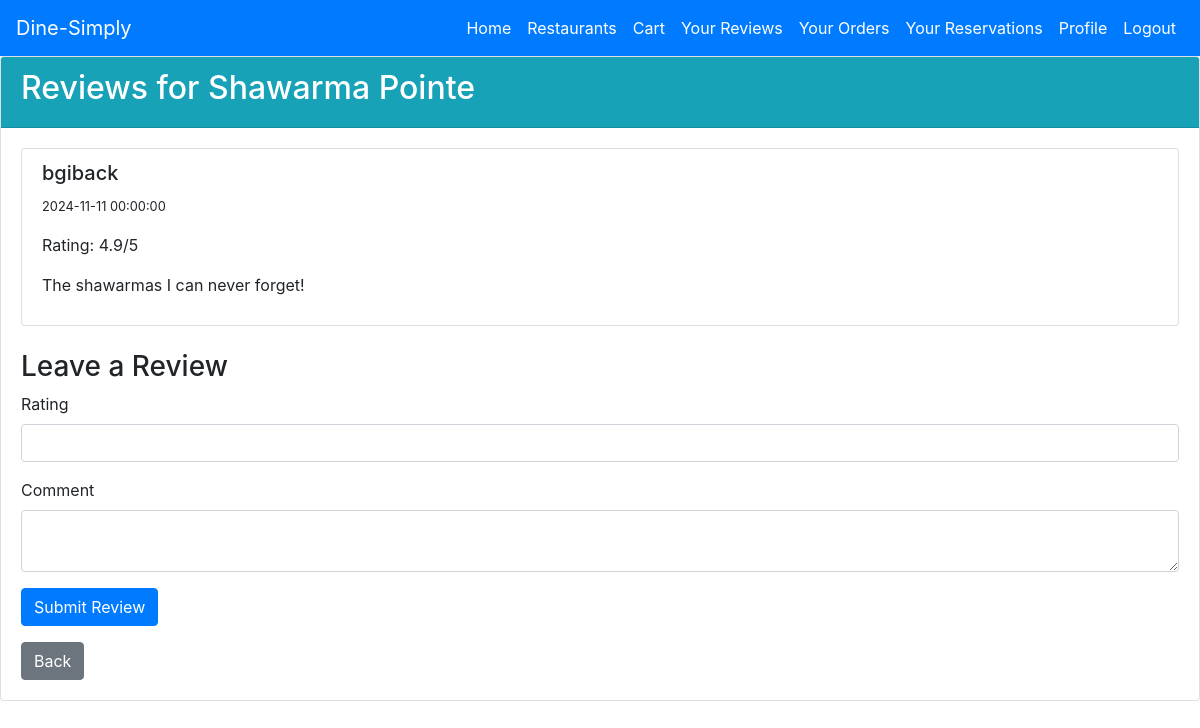
The app's page /restaurant/5/reviews (signed in), older data.
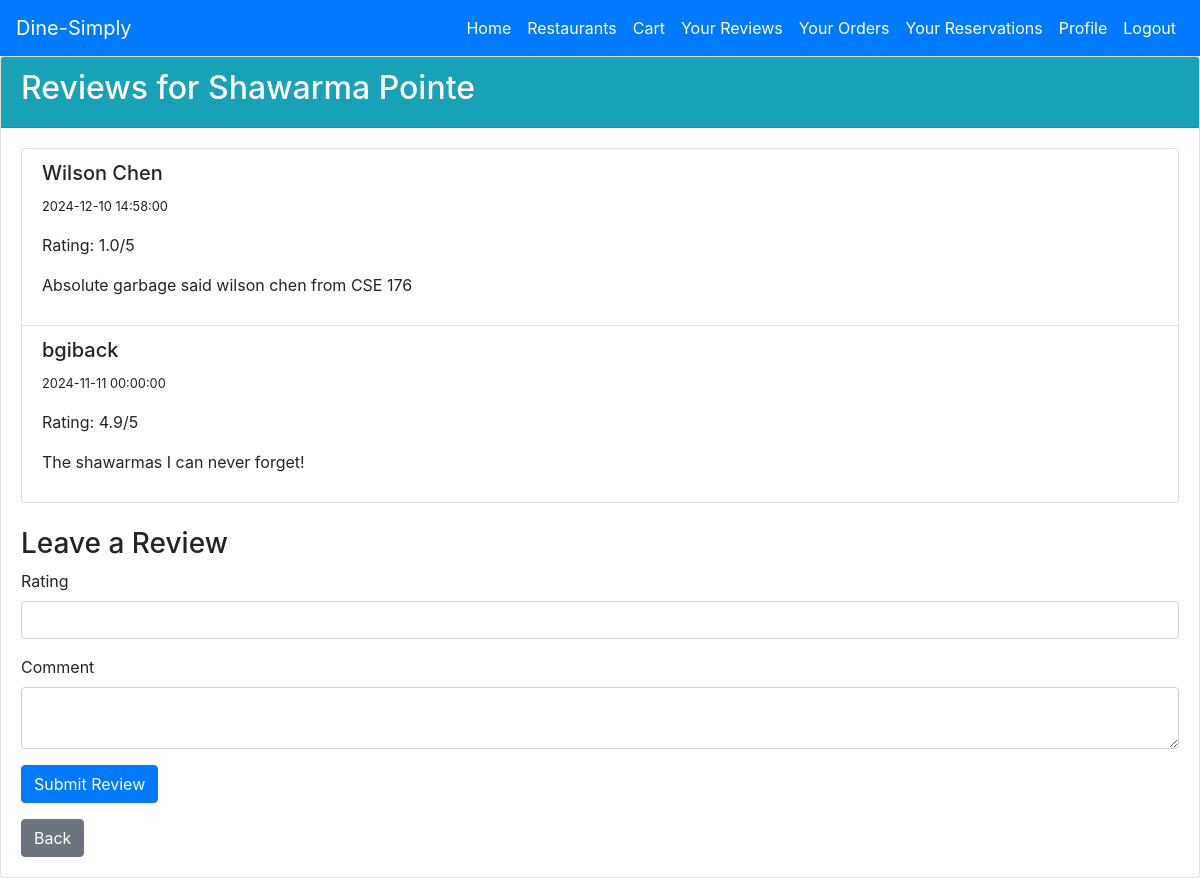
The same page, newer data.
### tables this page shows
CREATE TABLE Review (
    ReviewID INTEGER PRIMARY KEY AUTOINCREMENT,
    UserID INT,
    RestaurantID INT,
    Rating DOUBLE,
    Comment TEXT,
    DatePosted DATETIME,
    FOREIGN KEY (UserID) REFERENCES User(UserID),
    FOREIGN KEY (RestaurantID) REFERENCES Restaurant(RestaurantID)
);

CREATE TABLE User (
    UserID INTEGER PRIMARY KEY AUTOINCREMENT,
    Name VARCHAR(100),
    Email VARCHAR(100) UNIQUE,
    Password VARCHAR(100),
    Phone VARCHAR(15),
    Location VARCHAR(255),
    Longitude DOUBLE, 
    Latitude DOUBLE,
    Role VARCHAR(50) DEFAULT 'customer', -- 'customer', 'restaurant_admin', 'super_admin'
    ManagedRestaurantID INT,
    FOREIGN KEY (ManagedRestaurantID) REFERENCES Restaurant(RestaurantID)
);

### app.py (the view, shortened to what this page needs)
@app.route('/restaurant/<int:restaurant_id>/reviews', methods=['GET', 'POST'])
@login_required
def review(restaurant_id):
    form = ReviewForm()
    conn = get_db_connection()
    restaurant = conn.execute('SELECT * FROM Restaurant WHERE RestaurantID = ?', (restaurant_id,)).fetchone()
    if not restaurant:
        conn.close()
        flash("Restaurant not found.", 'danger')
        return redirect(url_for('restaurants'))
    reviews = conn.execute('''
        SELECT Review.*, User.Name FROM Review
        JOIN User ON Review.UserID = User.UserID
        WHERE Review.RestaurantID = ?
        ORDER BY datetime(DatePosted) DESC
    ''', (restaurant_id,)).fetchall()
    conn.close()
    return render_template('review.html', form=form, restaurant=restaurant, reviews=reviews)

### forms.py
class ReviewForm(FlaskForm):
    rating = DecimalField(
        'Rating', validators=[DataRequired(), NumberRange(min=1, max=5)], places=1
    )
    comment = TextAreaField('Comment', validators=[DataRequired(), Length(max=1000)])
    submit = SubmitField('Submit Review')

### app.py (called while the page is built)
def get_db_connection():
    conn = sqlite3.connect(db_path)
    conn.row_factory = sqlite3.Row
    return conn

@login_manager.user_loader
def load_user(user_id):
    return User.get(user_id)

def format_datetime(value):
    try:
        dt = datetime.fromisoformat(value)
        return dt.strftime("%Y-%m-%d %H:%M:%S")
    except ValueError:
        return value

    @staticmethod
    def get(user_id):
        conn = get_db_connection()
        user = conn.execute('SELECT * FROM User WHERE UserID = ?', (user_id,)).fetchone()
        conn.close()
        if user:
            return User(*user)
        return None

### templates/review.html (shortened to what this page needs)
<!DOCTYPE html>
<html lang="en">
<head>
    <link rel="stylesheet" href="https://stackpath.bootstrapcdn.com/bootstrap/4.5.0/css/bootstrap.min.css">
</head>
<body>
    {% include 'navbar_customer.html' %}
    <div class="card">
        <div class="card-header bg-info text-white">
            <h2>Reviews for {{ restaurant['Name'] }}</h2>
        </div>
        <div class="card-body">
            <ul class="list-group mb-4">
                {% for rv in reviews %}
                    <li class="list-group-item">
                        <h5>{{ rv['Name'] }}</h5>
                        <p><small>{{ rv['DatePosted']|format_datetime }}</small></p>
                        <p>Rating: {{ rv['Rating'] }}/5</p>
                        <p>{{ rv['Comment'] }}</p>
                    </li>
                {% else %}
                    <li class="list-group-item">No reviews yet.</li>
                {% endfor %}
            </ul>
            <h3>Leave a Review</h3>
            <form method="post">
                <div class="form-group">
                    {{ form.rating.label(class="form-label") }}
                    {{ form.rating(class="form-control") }}
                </div>
                <div class="form-group">
                    {{ form.comment.label(class="form-label") }}
                    {{ form.comment(class="form-control") }}
                </div>
                <button type="submit" class="btn btn-primary">{{ form.submit.label.text }}</button>
            </form>
            <a href="{{ url_for('restaurant_detail', restaurant_id=restaurant['RestaurantID']) }}" class="btn btn-secondary mt-3">Back</a>
        </div>
    </div>
</body>
</html>

Row changes from the older to the newer data that the page shows:
added Review: Name "Wilson Chen", DatePosted "2024-12-10 14:58:00", Rating "1.0", Comment "Absolute garbage said wilson chen from CSE 176"
